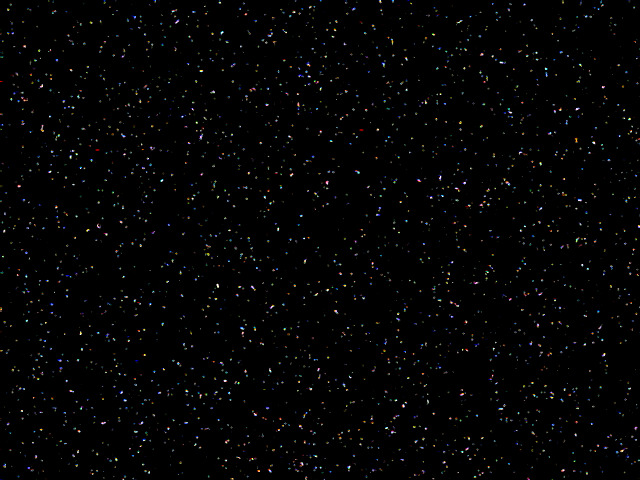
#> input picture Code/frames/cheap_0mm_100kV_300µA_2025-02-27_14-18-14/frame_00032.png, 640 x 480 px; its folder holds only this picture in this run
$ python -i events.py   (imports and definitions only)
#> lines starting #> are read from the running program, lines starting #| are printed output that depends on the picture; after the words box and inside, x2 and y2 are one past the last pixel; in counts of white or black regions, pixels touching at a corner belong together
import cv2
import glob
from skimage import measure
import numpy as np
import os
import sys

threshold = 1

def find_clusters(data):
    clusters = []
    n_event = 0

    gray = cv2.cvtColor(data, cv2.COLOR_RGB2GRAY)
    gray = np.where(gray > (threshold * 3), gray, 0).reshape(data.shape[0], data.shape[1])

    labeled = measure.label(gray > threshold, background=False, connectivity=2)
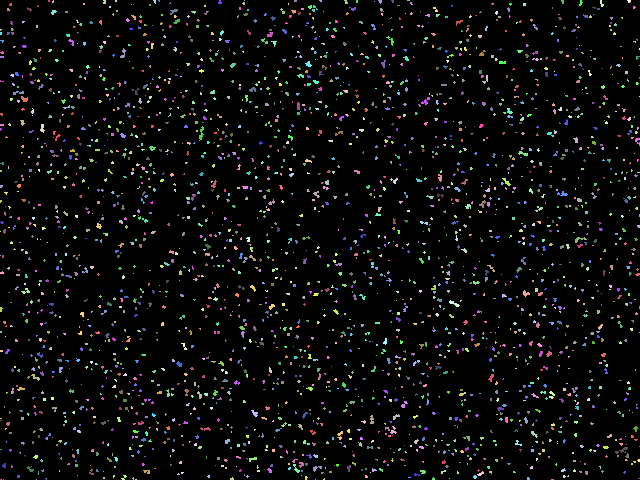
#> labeled: shape (480, 640) int32; 2660 distinct labels, from 0 to 2659; one colour per label, 0 black
    regions = measure.regionprops(labeled)
#> regions = 2659 regions; largest, box (x1, y1, x2, y2) and area: (199, 126, 204, 141) 38, (615, 447, 628, 454) 37, (421, 97, 430, 105) 32, (575, 237, 587, 243) 31, (449, 300, 460, 307) 31

    for region in regions:
        # cm_x, cm_y, count, count_r, count_g, count_b, sum, sum_r, sum_g, sum_b
        '''
        cm_x = x coordinate of the center of mass of a cluster
        cm_y = y coordinate of the center of mass of a cluster
        count = area = total amount of pixels in a cluster (x2??)
        count_r = number of red pixels in a cluster
        count_g = number of green pixels in a cluster
        count_b = number of blue pixels in a cluster
        sum = total sum of pixel values in a cluster
        sum_r = total sum of red pixel values in a cluster
        sum_g = total sum of green pixel values in a cluster
        sum_b = total sum of blue pixel values in a cluster
        '''
        cluster = [0.0, 0.0, 0, 0, 0, 0, 0, 0, 0, 0]
        cluster[2] = region.area
        for px in region.coords:
            y, x = px
            val = np.sum(data[y, x, :])
            cluster[0] += val * x
            cluster[1] += val * y

            # gray
            cluster[6] += val

            # rgb
            if data[y, x, 0] > threshold:
                cluster[3] += 1
                cluster[7] += data[y, x, 0]
            if data[y, x, 1] > threshold:
                cluster[4] += 1
                cluster[8] += data[y, x, 1]
            if data[y, x, 2] > threshold:
                cluster[5] += 1
                cluster[9] += data[y, x, 2]

        cluster[0] /= cluster[6]
        cluster[1] /= cluster[6]
        clusters.append(cluster)
#> after the loop, clusters = 2659 items

    return np.array(clusters)

# [59 lines left out: functions process_folder, process_folders, not called in this run]

>>> import cv2
>>> picture = cv2.cvtColor(cv2.imread('frames/cheap_0mm_100kV_300µA_2025-02-27_14-18-14/frame_00032.png'), cv2.COLOR_BGR2RGB)
>>> result = find_clusters(picture)

$ run again, on Code/frames/cheap_0mm_100kV_300µA_2025-02-27_14-18-14/frame_00053.png
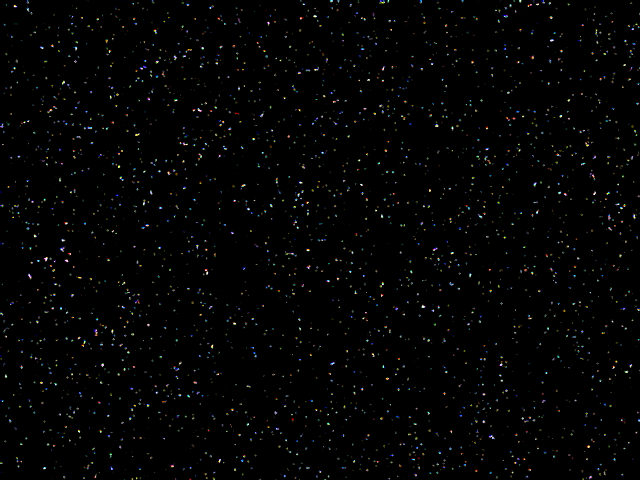
#> input picture Code/frames/cheap_0mm_100kV_300µA_2025-02-27_14-18-14/frame_00053.png, 640 x 480 px
#> in find_clusters, `labeled = measure.label(gray > threshold, background=False, connectivi..`:
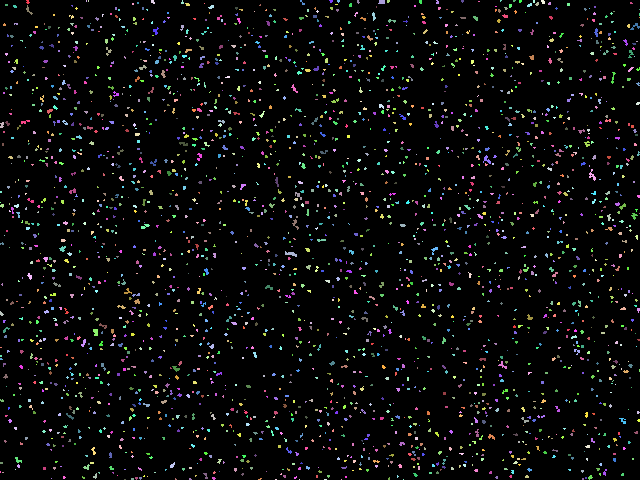
#> labeled: shape (480, 640) int32; 2734 distinct labels, from 0 to 2733; one colour per label, 0 black
#> regions = 2733 regions; largest, box (x1, y1, x2, y2) and area: (285, 251, 297, 257) 38, (589, 169, 596, 181) 35, (483, 155, 491, 164) 32, (93, 329, 98, 336) 30, (630, 23, 640, 30) 28
#> after the loop in find_clusters, `for region in regions:`: clusters = 2733 items

$ run again, on Code/frames/cheap_0mm_100kV_300µA_2025-02-27_14-18-14/frame_00064.png
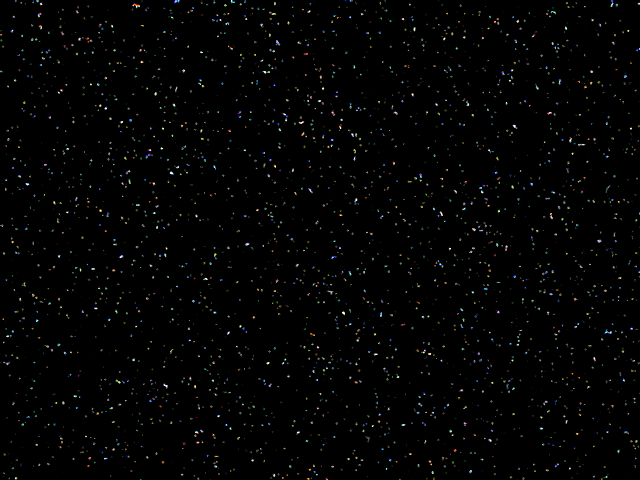
#> input picture Code/frames/cheap_0mm_100kV_300µA_2025-02-27_14-18-14/frame_00064.png, 640 x 480 px
#> in find_clusters, `labeled = measure.label(gray > threshold, background=False, connectivi..`:
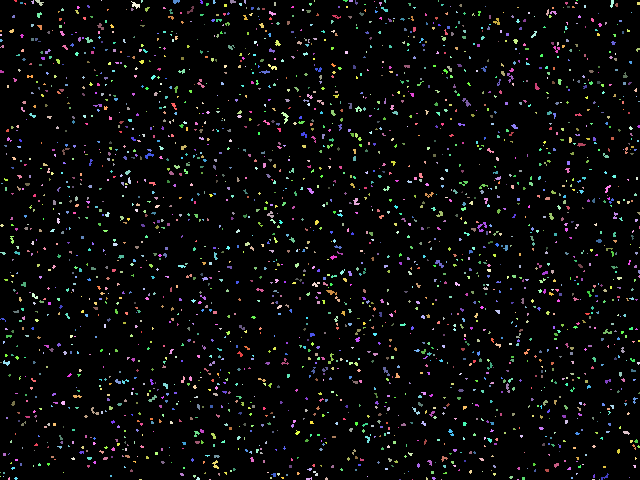
#> labeled: shape (480, 640) int32; 2659 distinct labels, from 0 to 2658; one colour per label, 0 black
#> regions = 2658 regions; largest, box (x1, y1, x2, y2) and area: (477, 222, 487, 232) 41, (281, 112, 289, 124) 36, (131, 1, 140, 9) 34, (462, 98, 471, 107) 32, (435, 260, 444, 268) 32
#> after the loop in find_clusters, `for region in regions:`: clusters = 2658 items

$ run again, on Code/frames/cheap_0mm_100kV_300µA_2025-02-27_14-18-14/frame_00077.png
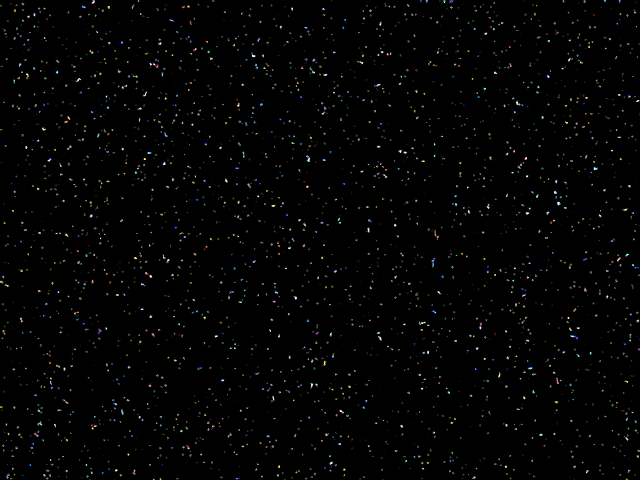
#> input picture Code/frames/cheap_0mm_100kV_300µA_2025-02-27_14-18-14/frame_00077.png, 640 x 480 px
#> in find_clusters, `labeled = measure.label(gray > threshold, background=False, connectivi..`:
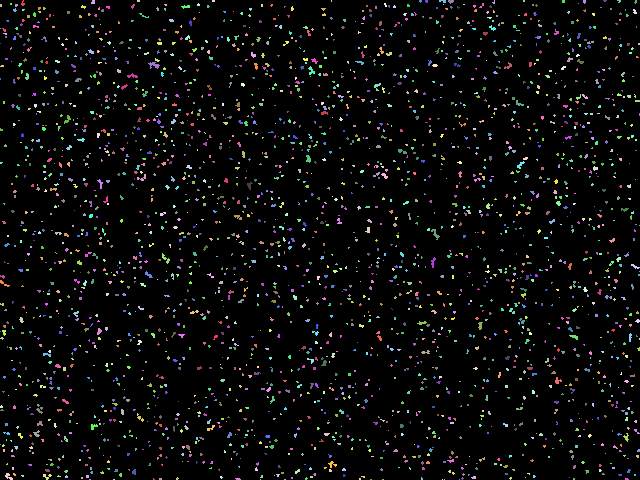
#> labeled: shape (480, 640) int32; 2669 distinct labels, from 0 to 2668; one colour per label, 0 black
#> regions = 2668 regions; largest, box (x1, y1, x2, y2) and area: (148, 62, 160, 69) 44, (431, 229, 440, 240) 37, (162, 253, 170, 264) 32, (308, 66, 315, 75) 31, (127, 73, 138, 78) 30
#> after the loop in find_clusters, `for region in regions:`: clusters = 2668 items
